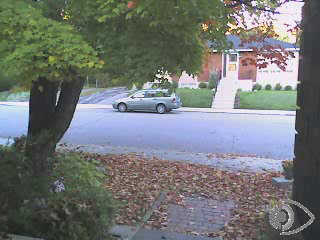
//> input picture frame 11 of images/bike.avi, 320 x 240 px
$ ./main087   (built with g++ and OpenCV 4)
//> lines starting //> are read from the running program, lines starting //| are printed output that depends on the picture; after the words box and inside, x2 and y2 are one past the last pixel; in counts of white or black regions, pixels touching at a corner belong together
/*
视频分析 – 基于帧差法实现移动对象分析

光流跟踪与背景消除都是基于建模方式的视频分析方法，其实这类方法最原始的一个例子就是对视频移动对象的帧差法跟踪，这个在视频分析与处理中也是一种很常见的手段，有时候会取得意想不到的好效果，帧差法进一步划分有可以分为
-	两帧差
-	三帧差
假设有当前帧frame， 前一帧prev1，更前一帧prev2
两帧差方法直接使用前一帧 减去当前帧 diff = frame – prev1
三帧差方法计算如下：
diff1 = prev2 – prev1
diff2 = frame – prev1
diff = diff1 & diff2
帧差法在求取帧差之前一般会进行高斯模糊，用以减低干扰，通过得到的diff图像进行形态学操作，用以合并与候选区域，提升效率。帧差法的缺点有如下：
1.	高斯模糊是高耗时计算
2.	容易受到噪声与光线干扰

PS:最后有点口误，说成光流，特此更正！
祝大家新的一周工作愉快！玫瑰
*/

#include <opencv2/opencv.hpp>
#include<iostream>

using namespace cv;
using namespace std;
RNG rng(12345);
int main(int argc, char** argv) {
	VideoCapture capture("../images/bike.avi");

	if (!capture.isOpened()) {
		printf("could not open camera...\n");
		return -1;
	}
	namedWindow("input", WINDOW_AUTOSIZE);
	namedWindow("result", WINDOW_AUTOSIZE);

	int fps = capture.get(CAP_PROP_FPS);
	int width = capture.get(CAP_PROP_FRAME_WIDTH);
	int height = capture.get(CAP_PROP_FRAME_HEIGHT);
	int num_of_frames = capture.get(CAP_PROP_FRAME_COUNT);
	printf("frame width: %d, frame height: %d, FPS : %d \n", width, height, fps);
	Mat preFrame, preGray;
	capture.read(preFrame);
//> preFrame is the input picture: 240 rows x 320 cols, CV_8UC3; mean B, G, R 117.9, 119.1, 115
	cvtColor(preFrame, preGray, COLOR_BGR2GRAY);
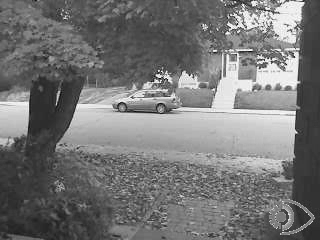
//> preGray: 240 rows x 320 cols, CV_8UC1; min 0, max 255, mean 117.7
	GaussianBlur(preGray, preGray, Size(0, 0), 15);
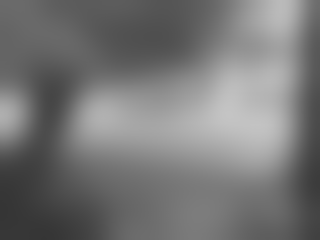
//> preGray: 240 rows x 320 cols, CV_8UC1; min 53, max 196, mean 117.7
	Mat binary;
	Mat frame, gray;
	Mat k = getStructuringElement(MORPH_RECT, Size(7, 7), Point(-1, -1));
	while (true) {
		bool ret = capture.read(frame);
		if (!ret) break;
		cvtColor(frame, gray, COLOR_BGR2GRAY);
		GaussianBlur(gray, gray, Size(0, 0), 15);
		subtract(gray, preGray, binary);
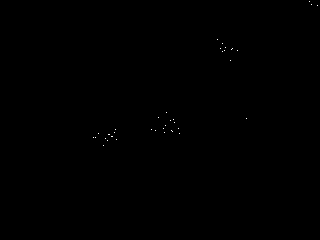
//> binary: 240 rows x 320 cols, CV_8UC1; values 0 (black) and 1 (white), 0.05% white in thin lines or dots, all inside (x1, y1, x2, y2) = (93, 1, 318, 146)
		threshold(binary, binary, 0, 255, THRESH_BINARY | THRESH_OTSU);
		morphologyEx(binary, binary, MORPH_OPEN, k);
//> binary: 240 rows x 320 cols, CV_8UC1; every value is 0
		imshow("input", frame);


		// 轮廓发现与绘制
		vector<vector<Point>> contours;
		vector<Vec4i> hierarchy;
		findContours(binary, contours, hierarchy, RETR_EXTERNAL, CHAIN_APPROX_SIMPLE, Point());
//> contours = 0 contours
		for (size_t t = 0; t < contours.size(); t++) {
			// 最大外接轮廓
			cv::Rect rect = boundingRect(contours[t]);
			rectangle(src, rect, Scalar(0, 0, 255), 1, 8, 0);

			// 最小外接轮廓
			RotatedRect rrt = minAreaRect(contours[t]);
			Point2f pts[4];
			rrt.points(pts);

			// 绘制旋转矩形与中心位置
			for (int i = 0; i < 4; i++) {
				line(src, pts[i % 4], pts[(i + 1) % 4], Scalar(0, 255, 0), 2, 8, 0);
			}

			Point2f cpt = rrt.center;
			circle(src, cpt, 2, Scalar(255, 0, 0), 2, 8, 0);
		}
//> this loop made 0 passes

		imshow("contours", src);
//> (this line was passed over: src is not available in this run)


		imshow("result", binary);

		gray.copyTo(preGray);
		char c = waitKey(5);
//> the Esc key is pressed
		if (c == 27) {
			break;
		}
	}

	waitKey(0);
	destroyAllWindows();

	return 0;
}

$ run again, starting later in the video
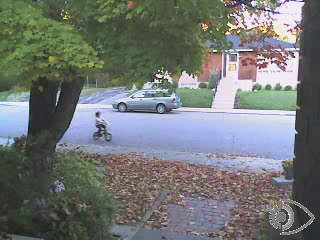
//> input picture frame 53 of images/bike.avi, 320 x 240 px
//> preFrame is the input picture: 240 rows x 320 cols, CV_8UC3; mean B, G, R 117.3, 118.6, 114.8
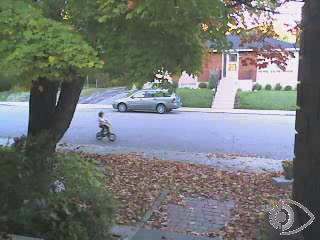
//> input picture frame 54 of images/bike.avi, 320 x 240 px
//> frame is the input picture: 240 rows x 320 cols, CV_8UC3; mean B, G, R 117.2, 118.6, 114.7
//> `morphologyEx(binary, binary, MORPH_OPEN, k);`:
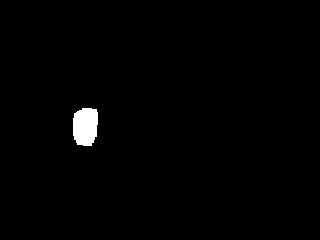
//> binary: 240 rows x 320 cols, CV_8UC1; 1.1% white; 1 white region
//> contours = 1 contour; box (x1, y1, x2, y2) and area: (73, 108, 98, 146) 768
//> the loop `for (size_t t = 0; t < contours.size(); t++)` made 1 pass
//> (rect, rrt, pts) on pass 1: (Rect(73, 108, 25, 38), centre (85, 126.5), size (37, 24), angle -90, 4 Points (x, y): [97, 145], [73, 145], [73, 108], [97, 108])

$ run again, starting later in the video
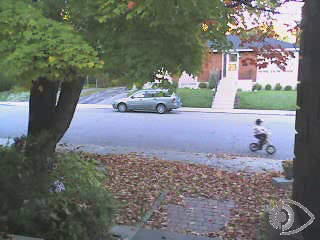
//> input picture frame 95 of images/bike.avi, 320 x 240 px
//> preFrame is the input picture: 240 rows x 320 cols, CV_8UC3; mean B, G, R 116.8, 118.3, 114.7
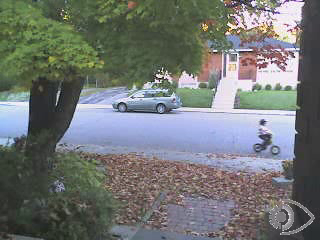
//> input picture frame 96 of images/bike.avi, 320 x 240 px
//> frame is the input picture: 240 rows x 320 cols, CV_8UC3; mean B, G, R 116.6, 118.3, 114.5
//> `morphologyEx(binary, binary, MORPH_OPEN, k);`:
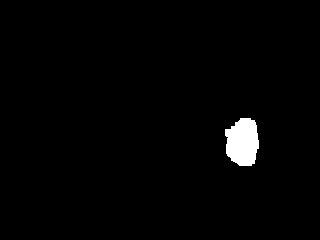
//> binary: 240 rows x 320 cols, CV_8UC1; 1.7% white; 1 white region
//> contours = 1 contour; box (x1, y1, x2, y2) and area: (225, 118, 259, 166) 1220
//> the loop `for (size_t t = 0; t < contours.size(); t++)` made 1 pass
//> (rect, rrt) on pass 1: (Rect(225, 118, 34, 48), centre (241.5, 141.5), size (47, 33), angle -90)
